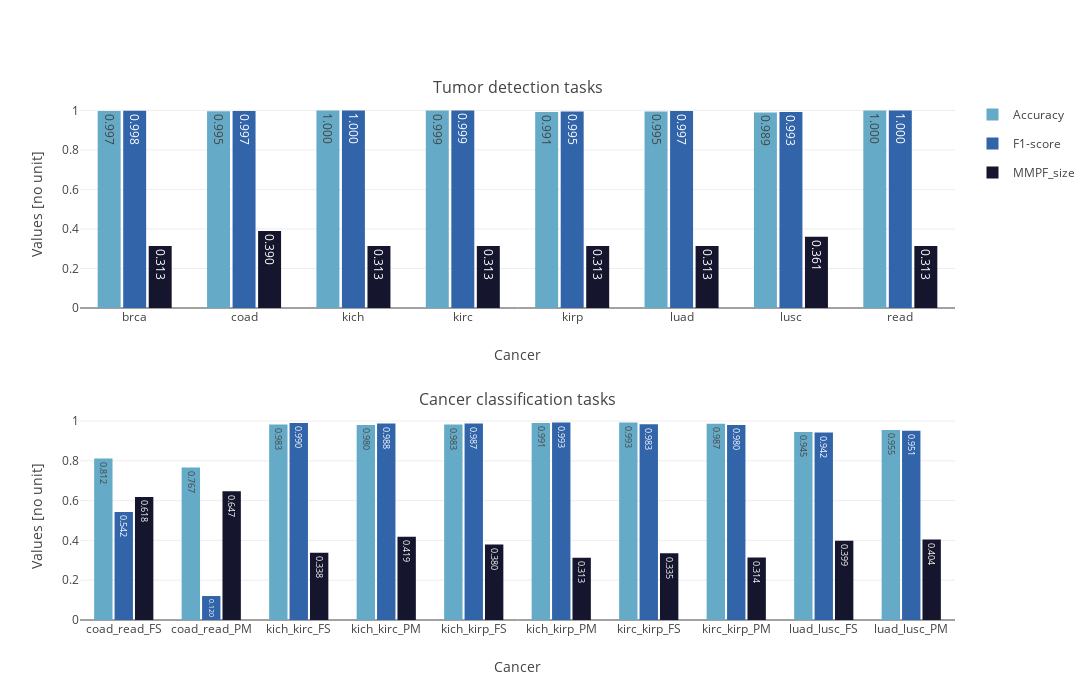

The code cell stored with this chart in its notebook:
### Code cell
plot_results(df_baseline, 'images/results_baseline.eps')

### Figure 1 — Plotly figure (JSON) as saved in the notebook; plotly's stock layout.template omitted (floating-point values rounded to 4 significant figures)
{"data": [{"alignmentgroup": "True", "hovertemplate": "variable=Accuracy<br>cancer=%{x}<br>value=%{y}<extra></extra>", "legendgroup": "Accuracy", "marker": {"color": "rgb(101, 171, 200)", "pattern": {"shape": ""}}, "name": "Accuracy", "offsetgroup": "Accuracy", "orientation": "v", "showlegend": true, "textposition": "auto", "texttemplate": "%{y:.3f}", "type": "bar", "x": ["coad_read_FS", "coad_read_PM", "kich_kirc_FS", "kich_kirc_PM", "kich_kirp_FS", "kich_kirp_PM", "kirc_kirp_FS", "kirc_kirp_PM", "luad_lusc_FS", "luad_lusc_PM"], "xaxis": "x2", "y": [0.812, 0.7668, 0.9829, 0.9803, 0.9828, 0.9905, 0.9928, 0.9868, 0.945, 0.955], "yaxis": "y2"}, {"alignmentgroup": "True", "hovertemplate": "variable=F1-score<br>cancer=%{x}<br>value=%{y}<extra></extra>", "legendgroup": "F1-score", "marker": {"color": "rgb(50, 100, 170)", "pattern": {"shape": ""}}, "name": "F1-score", "offsetgroup": "F1-score", "orientation": "v", "showlegend": true, "textposition": "auto", "texttemplate": "%{y:.3f}", "type": "bar", "x": ["coad_read_FS", "coad_read_PM", "kich_kirc_FS", "kich_kirc_PM", "kich_kirp_FS", "kich_kirp_PM", "kirc_kirp_FS", "kirc_kirp_PM", "luad_lusc_FS", "luad_lusc_PM"], "xaxis": "x2", "y": [0.5422, 0.1205, 0.9903, 0.988, 0.9873, 0.9931, 0.9835, 0.9797, 0.9421, 0.9505], "yaxis": "y2"}, {"alignmentgroup": "True", "hovertemplate": "variable=MMPF_size<br>cancer=%{x}<br>value=%{y}<extra></extra>", "legendgroup": "MMPF_size", "marker": {"color": "rgb(21, 21, 45)", "pattern": {"shape": ""}}, "name": "MMPF_size", "offsetgroup": "MMPF_size", "orientation": "v", "showlegend": true, "textposition": "auto", "texttemplate": "%{y:.3f}", "type": "bar", "x": ["coad_read_FS", "coad_read_PM", "kich_kirc_FS", "kich_kirc_PM", "kich_kirp_FS", "kich_kirp_PM", "kirc_kirp_FS", "kirc_kirp_PM", "luad_lusc_FS", "luad_lusc_PM"], "xaxis": "x2", "y": [0.6179, 0.6466, 0.3383, 0.4187, 0.3799, 0.3133, 0.335, 0.3139, 0.3985, 0.4043], "yaxis": "y2"}, {"alignmentgroup": "True", "hovertemplate": "variable=Accuracy<br>cancer=%{x}<br>value=%{y}<extra></extra>", "legendgroup": "Accuracy", "marker": {"color": "rgb(101, 171, 200)", "pattern": {"shape": ""}}, "name": "Accuracy", "offsetgroup": "Accuracy", "orientation": "v", "showlegend": false, "textposition": "auto", "texttemplate": "%{y:.3f}", "type": "bar", "x": ["brca", "coad", "kich", "kirc", "kirp", "luad", "lusc", "read"], "xaxis": "x", "y": [0.9966, 0.9955, 1, 0.9993, 0.9914, 0.9949, 0.9893, 1], "yaxis": "y"}, {"alignmentgroup": "True", "hovertemplate": "variable=F1-score<br>cancer=%{x}<br>value=%{y}<extra></extra>", "legendgroup": "F1-score", "marker": {"color": "rgb(50, 100, 170)", "pattern": {"shape": ""}}, "name": "F1-score", "offsetgroup": "F1-score", "orientation": "v", "showlegend": false, "textposition": "auto", "texttemplate": "%{y:.3f}", "type": "bar", "x": ["brca", "coad", "kich", "kirc", "kirp", "luad", "lusc", "read"], "xaxis": "x", "y": [0.9978, 0.9975, 1, 0.9995, 0.9946, 0.9966, 0.9925, 1], "yaxis": "y"}, {"alignmentgroup": "True", "hovertemplate": "variable=MMPF_size<br>cancer=%{x}<br>value=%{y}<extra></extra>", "legendgroup": "MMPF_size", "marker": {"color": "rgb(21, 21, 45)", "pattern": {"shape": ""}}, "name": "MMPF_size", "offsetgroup": "MMPF_size", "orientation": "v", "showlegend": false, "textposition": "auto", "texttemplate": "%{y:.3f}", "type": "bar", "x": ["brca", "coad", "kich", "kirc", "kirp", "luad", "lusc", "read"], "xaxis": "x", "y": [0.3133, 0.3901, 0.3133, 0.3133, 0.3133, 0.3134, 0.3605, 0.3133], "yaxis": "y"}], "layout": {"annotations": [{"font": {"size": 16}, "showarrow": false, "text": "Tumor detection tasks", "x": 0.5, "xanchor": "center", "xref": "paper", "y": 1, "yanchor": "bottom", "yref": "paper"}, {"font": {"size": 16}, "showarrow": false, "text": "Cancer classification tasks", "x": 0.5, "xanchor": "center", "xref": "paper", "y": 0.4, "yanchor": "bottom", "yref": "paper"}], "bargap": 0.3, "bargroupgap": 0.1, "barmode": "group", "height": 700, "width": 1200, "xaxis": {"anchor": "y", "domain": [0, 1], "title": {"text": "Cancer"}}, "xaxis2": {"anchor": "y2", "domain": [0, 1], "title": {"text": "Cancer"}}, "yaxis": {"anchor": "x", "domain": [0.6, 1], "title": {"text": "Values [no unit]"}}, "yaxis2": {"anchor": "x2", "domain": [0, 0.4], "title": {"text": "Values [no unit]"}}}}
